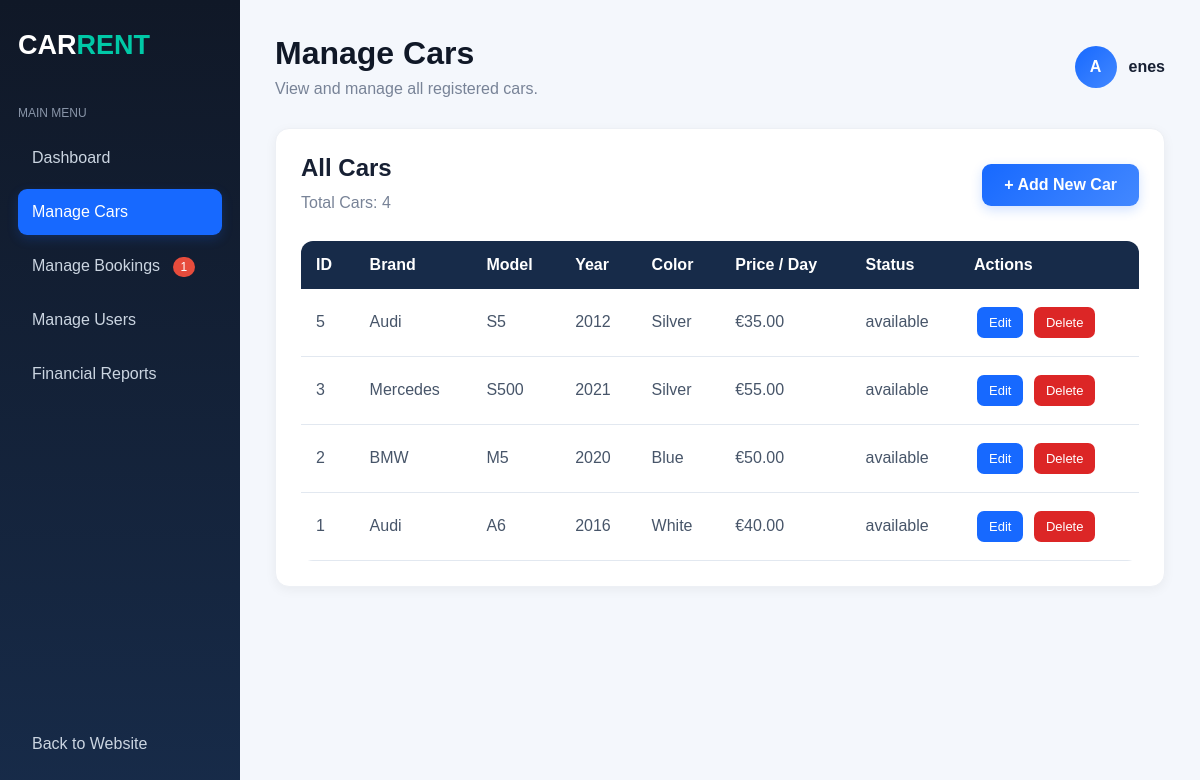
The page /admin/cars.php (signed in) on the database its author committed.
### tables this page shows
CREATE TABLE `cars` (
  `id` int(11) NOT NULL,
  `brand` varchar(50) NOT NULL,
  `model` varchar(50) NOT NULL,
  `year` int(11) NOT NULL,
  `color` varchar(30) DEFAULT NULL,
  `price_per_day` decimal(10,2) NOT NULL,
  `image` varchar(255) DEFAULT NULL,
  `description` text DEFAULT NULL,
  `status` enum('available','unavailable') DEFAULT 'available',
  `created_at` timestamp NOT NULL DEFAULT current_timestamp()
);

### admin/cars.php (the view, shortened to what this page needs)
<?php
require_once "../includes/config.php";
$pending_bookings = $conn->query("
    SELECT COUNT(*) FROM bookings
    WHERE status = 'pending'
")->fetchColumn();
$sql = "SELECT * FROM cars ORDER BY id DESC";
$stmt = $conn->prepare($sql);
$stmt->execute();
$cars = $stmt->fetchAll();
?>
<!DOCTYPE html>
<html lang="en">
<head>
    <link rel="stylesheet" href="../assets/css/style.css">
</head>
<body class="admin-body">
<div class="admin-layout">
    <aside class="admin-sidebar">
        <h2 class="admin-logo">CAR<span>RENT</span></h2>
        <p class="sidebar-title">MAIN MENU</p>
        <a href="dashboard.php" class="sidebar-link">
            Dashboard
        </a>
        <a href="cars.php" class="sidebar-link active">
            Manage Cars
        </a>
        <a href="bookings.php" class="sidebar-link">
            Manage Bookings
            <?php if ($pending_bookings > 0): ?>
                <span style="
                    background: #e74c3c;
                    color: white;
                    padding: 3px 8px;
                    border-radius: 20px;
                    font-size: 12px;
                    margin-left: 8px;
                ">
                    <?php echo $pending_bookings; ?>
                </span>
            <?php endif; ?>
        </a>
        <a href="users.php" class="sidebar-link">
            Manage Users
        </a>
        <a href="reports.php" class="sidebar-link">
            Financial Reports
        </a>
        <div class="sidebar-bottom">
            <a href="../index.php" class="sidebar-link">
                Back to Website
            </a>
        </div>
    </aside>
    <main class="admin-main">
        <div class="admin-topbar">
            <div>
                <h1>Manage Cars</h1>
                <p>View and manage all registered cars.</p>
            </div>
            <div class="admin-profile">
                <div class="profile-circle">A</div>
                <span>
                    <?php echo htmlspecialchars($_SESSION["full_name"]); ?>
                </span>
            </div>
        </div>
        <div class="admin-info">
            <div class="cars-heading">
                <div>
                    <h2>All Cars</h2>
                    <p>Total Cars: <?php echo count($cars); ?></p>
                </div>
                <a href="add_car.php" class="btn">
                    + Add New Car
                </a>
            </div>
            <div class="cars-table-container">
                <table class="cars-table">
                    <thead>
                        <tr>
                            <th>ID</th>
                            <th>Brand</th>
                            <th>Model</th>
                            <th>Year</th>
                            <th>Color</th>
                            <th>Price / Day</th>
                            <th>Status</th>
                            <th>Actions</th>
                        </tr>
                    </thead>
                    <tbody>
                    <?php if (count($cars) > 0): ?>
                        <?php foreach ($cars as $car): ?>
                            <tr>
                                <td><?php echo $car["id"]; ?></td>
                                <td>
                                    <?php echo htmlspecialchars($car["brand"]); ?>
                                </td>
                                <td>
                                    <?php echo htmlspecialchars($car["model"]); ?>
                                </td>
                                <td><?php echo $car["year"]; ?></td>
                                <td>
                                    <?php echo htmlspecialchars($car["color"] ?? "N/A"); ?>
                                </td>
                                <td>
                                    €<?php echo number_format($car["price_per_day"], 2); ?>
                                </td>
                                <td>
                                    <?php echo htmlspecialchars($car["status"]); ?>
                                </td>
                                <td>
    <a href="edit_car.php?id=<?php echo $car['id']; ?>"
       class="edit-btn">
       Edit
    </a>
    <a href="delete_car.php?id=<?php echo $car['id']; ?>"
       class="delete-btn"
       onclick="return confirm('Are you sure you want to delete this car?')">
       Delete
    </a>
</td>
                            </tr>
                        <?php endforeach; ?>
                    <?php endif; ?>
                    </tbody>
                </table>
            </div>
        </div>
    </main>
</div>
</body>
</html>

### assets/css/style.css (style rules this page uses)
* { margin: 0; padding: 0; box-sizing: border-box; font-family: Arial, sans-serif; }
body { background-color: #f5f6fa; color: #222; }
.btn { display: inline-block; background-color: #ff8c32; color: white; padding: 12px 22px; border-radius: 6px; text-decoration: none; transition: 0.3s; }
.admin-body { margin: 0; background: #f1f4f9; font-family: Arial, sans-serif; }
.admin-layout { display: flex; min-height: 100vh; }
.admin-sidebar { width: 240px; background: #101827; color: white; padding: 25px 18px; display: flex; flex-direction: column; box-sizing: border-box; }
.admin-logo { font-size: 27px; margin: 5px 0 45px; color: white; }
.admin-logo span { color: #3498db; }
.sidebar-title { color: #8995a8; font-size: 12px; margin-bottom: 15px; }
.sidebar-link { display: block; color: #cbd5e1; text-decoration: none; padding: 14px; border-radius: 8px; margin-bottom: 8px; transition: 0.3s; }
.sidebar-link:hover, .sidebar-link.active { background: #2563eb; color: white; }
.sidebar-bottom { margin-top: auto; }
.admin-main { flex: 1; padding: 35px; min-width: 0; }
.admin-topbar { display: flex; justify-content: space-between; align-items: center; gap: 15px; margin-bottom: 30px; }
.admin-topbar h1 { color: #172033; margin: 0 0 8px; }
.admin-topbar p { color: #788397; margin: 0; }
.admin-profile { display: flex; align-items: center; gap: 12px; font-weight: bold; color: #172033; }
.profile-circle { width: 42px; height: 42px; border-radius: 50%; background: #2563eb; color: white; display: flex; align-items: center; justify-content: center; }
.admin-info { background: white; padding: 25px; border-radius: 12px; margin-top: 30px; box-shadow: 0 3px 12px rgba(0,0,0,0.05); }
.admin-info h2 { color: #172033; }
.admin-info p { color: #788397; line-height: 1.6; }
.cars-heading { display: flex; justify-content: space-between; align-items: center; gap: 15px; margin-bottom: 25px; }
.cars-heading h2 { color: #172033; margin-bottom: 8px; }
.cars-heading p { color: #788397; }
.cars-table-container { width: 100%; overflow-x: auto; }
.cars-table { width: 100%; border-collapse: collapse; background: white; }
.cars-table th { background: #f1f4f9; color: #172033; padding: 15px; text-align: left; }
.cars-table td { padding: 15px; border-bottom: 1px solid #e5e7eb; color: #475569; }
.edit-btn, .delete-btn { display: inline-block; padding: 8px 12px; border-radius: 6px; text-decoration: none; color: white; font-size: 13px; margin: 3px; }
.edit-btn { background: #2563eb; }
.delete-btn { background: #dc2626; }
html { min-height: 100%; }
body { min-height: 100vh; display: flex; flex-direction: column; }
:root { --primary: #1769ff; --primary-dark: #1054d1; --navy: #101827; --mint: #00c9a7; --background: #f4f7fc; --white: #ffffff; --text: #172033; --muted: #718096; --border: #e2e8f0; }
body { background: var(--background); color: var(--text); }
html { scroll-behavior: smooth; }
.btn { background: linear-gradient(135deg, #1769ff, #4388ff); border: none; border-radius: 9px; font-weight: bold; box-shadow: 0 4px 12px rgba(23, 105, 255, 0.20); transition: 0.3s ease; }
.admin-sidebar { background: linear-gradient(180deg, #101827, #172b49); }
.admin-logo span { color: var(--mint); }
.sidebar-link { border-radius: 9px; transition: 0.25s; }
.sidebar-link:hover, .sidebar-link.active { background: var(--primary); box-shadow: 0 4px 12px rgba(23, 105, 255, 0.20); }
.admin-main { background: var(--background); }
.admin-topbar h1, .section-heading { color: var(--navy); }
.profile-circle { background: linear-gradient(135deg, var(--primary), #4388ff); }
.admin-info { border: 1px solid #edf0f5; border-radius: 14px; }
.cars-table, .bookings-table { border-radius: 12px; overflow: hidden; }
.cars-table th, .bookings-table th { background: #172b49; color: white; }
.cars-table td, .bookings-table td { border-bottom: 1px solid var(--border); }
.edit-btn { background: var(--primary); border-radius: 7px; }
.delete-btn { border-radius: 7px; }

### rows shown on the page
cars: id "5", brand "Audi", model "S5", year "2012", color "Silver", price_per_day "35.00", status "available"
cars: id "3", brand "Mercedes", model "S500", year "2021", color "Silver", price_per_day "55.00", status "available"
cars: id "2", brand "BMW", model "M5", year "2020", color "Blue", price_per_day "50.00", status "available"
cars: id "1", brand "Audi", model "A6", year "2016", color "White", price_per_day "40.00", status "available"

### other values the page prints
$pending_bookings "1"
$_SESSION["full_name"] "enes"
count($cars) "4"
